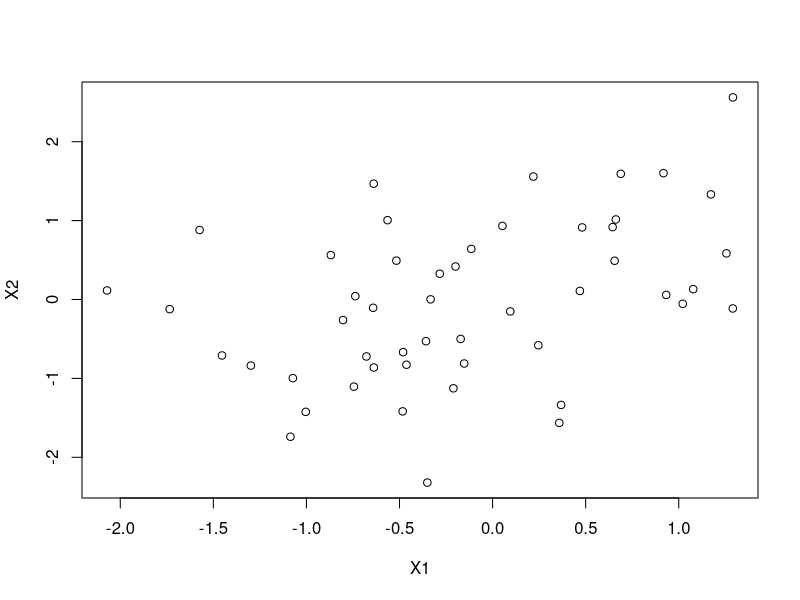
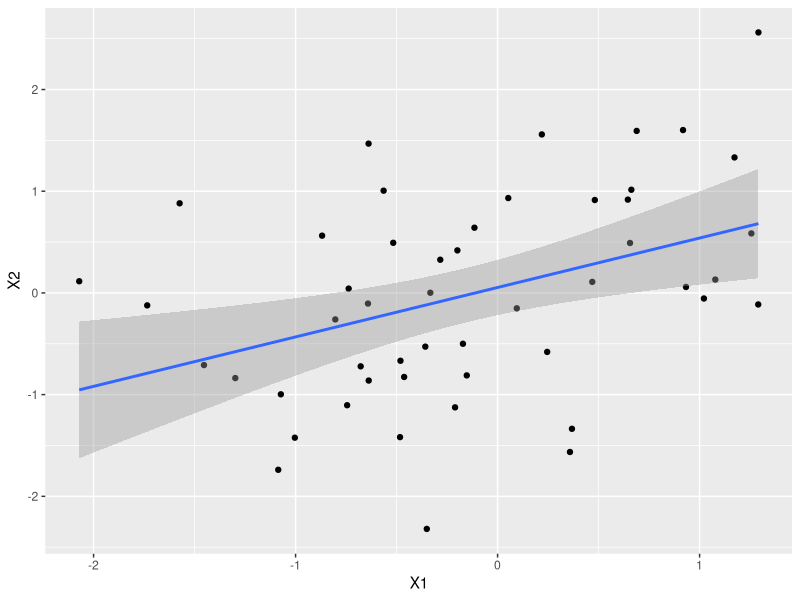
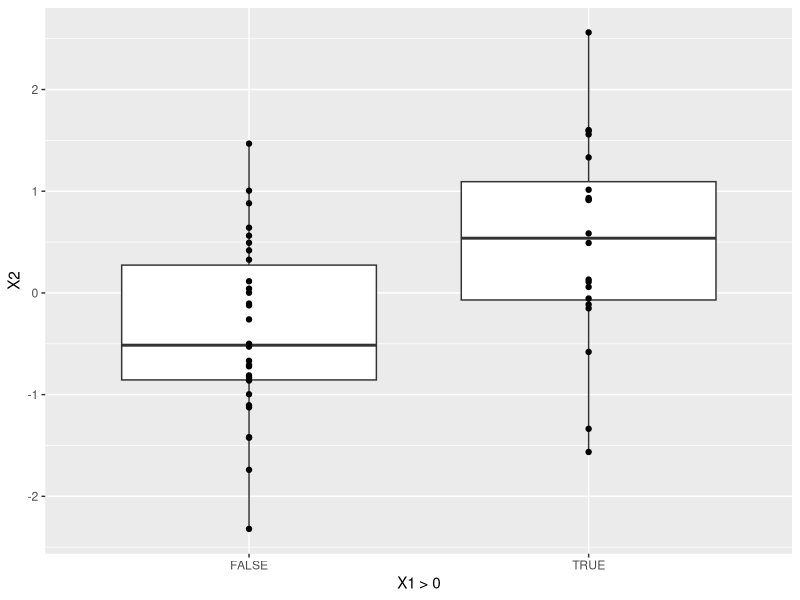

Reproduce these figures in R, in order.


library(pwr)
pwr.r.test(n=80, power=0.8)


library(MASS)
x = data.frame(mvrnorm(n=50, mu=c(0,0), Sigma = matrix(c(1,0.5,0.5,1),nrow=2)))

cor(x)


plot(x)
summary(lm(dat=x, X1~X2))
summary(lm(dat=x, X1~X2>0))

library(ggplot2)
ggplot(x, aes(X1, X2)) + geom_point() + geom_smooth(method="lm")
ggplot(x, aes(X1>0, X2)) + geom_boxplot() + geom_point()
xtabs(data=x, X1>0 ~ X2>0)
